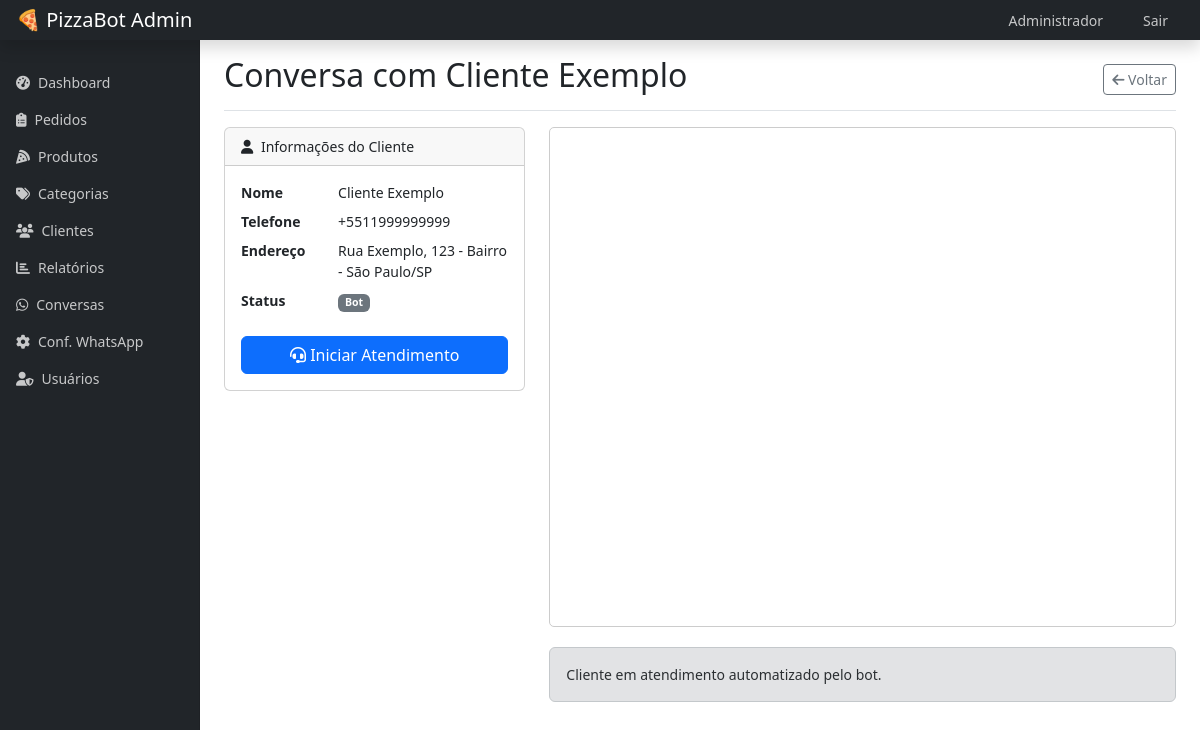
The page /whatsapp/conversation/1 (signed in) on the database its author committed.
### models.py (models this page shows)
class User(db.Model, UserMixin):
    id = db.Column(db.Integer, primary_key=True)
    name = db.Column(db.String(100), nullable=False)
    email = db.Column(db.String(100), unique=True, nullable=False)
    password = db.Column(db.String(200), nullable=False)
    role = db.Column(db.String(20), default='staff')  # admin, staff
    created_at = db.Column(db.DateTime, default=datetime.utcnow)

class Customer(db.Model):
    id = db.Column(db.Integer, primary_key=True)
    phone = db.Column(db.String(20), unique=True, nullable=False)
    name = db.Column(db.String(100), nullable=True)
    address = db.Column(db.Text, nullable=True)
    last_interaction = db.Column(db.DateTime, default=datetime.utcnow)
    conversation_state = db.Column(db.String(50), default='initial')  # initial, menu, ordering, payment, etc.
    current_order_id = db.Column(db.Integer, nullable=True)  # ID do pedido atual em andamento
    temp_data = db.Column(db.Text, nullable=True)  # Dados temporários para a conversa
    human_support = db.Column(db.Boolean, default=False)  # Se está em modo de atendimento humano
    assigned_to = db.Column(db.Integer, db.ForeignKey('user.id'), nullable=True)  # Atendente responsável
    orders = db.relationship('Order', backref='customer', lazy=True)
    assigned_user = db.relationship('User', foreign_keys=[assigned_to], backref='assigned_customers', lazy=True)

### routes/whatsapp.py (the view)
@whatsapp_bp.route('/conversation/<int:id>')
@login_required
def view_conversation(id):
    customer = Customer.query.get_or_404(id)
    messages = WhatsAppMessage.query.filter_by(customer_id=customer.id).order_by(WhatsAppMessage.timestamp).all()
    return render_template('admin/conversation_detail.html',
                          customer=customer,
                          messages=messages)

### app.py (called while the page is built)
@login_manager.user_loader
def load_user(user_id):
    return User.query.get(int(user_id))

### templates/admin/conversation_detail.html (shortened to what this page needs)
{% extends 'admin/base.html' %}
{% block content %}
<div class="d-flex justify-content-between flex-wrap flex-md-nowrap align-items-center pt-3 pb-2 mb-3 border-bottom">
    <h1 class="h2">Conversa com {{ customer.name or customer.phone }}</h1>
    <div class="btn-toolbar mb-2 mb-md-0">
        <a href="{{ url_for('whatsapp_bp.conversations') }}" class="btn btn-sm btn-outline-secondary">
            <i class="fas fa-arrow-left"></i> Voltar
        </a>
    </div>
</div>
<div class="row mb-4">
    <div class="col-md-4 customer-info">
        <div class="card mb-4">
            <div class="card-header">
                <i class="fas fa-user me-1"></i>
                Informações do Cliente
            </div>
            <div class="card-body">
                <dl class="row">
                    <dt class="col-sm-4">Nome</dt>
                    <dd class="col-sm-8">{{ customer.name or 'Não identificado' }}</dd>
                    <dt class="col-sm-4">Telefone</dt>
                    <dd class="col-sm-8">{{ customer.phone }}</dd>
                    <dt class="col-sm-4">Endereço</dt>
                    <dd class="col-sm-8">{{ customer.address or 'Não informado' }}</dd>
                    <dt class="col-sm-4">Status</dt>
                    <dd class="col-sm-8">
                        {% if customer.human_support %}
                            {% if customer.assigned_user %}
                                <span class="badge bg-success">Em atendimento</span>
                            {% else %}
                                <span class="badge bg-danger">Aguardando atendente</span>
                            {% endif %}
                        {% else %}
                            <span class="badge bg-secondary">Bot</span>
                        {% endif %}
                    </dd>
                </dl>
                <div class="d-grid gap-2">
                    {% if not customer.human_support %}
                    <form method="POST" action="{{ url_for('whatsapp_bp.take_conversation', id=customer.id) }}">
                        <button type="submit" class="btn btn-primary btn-block w-100">
                            <i class="fas fa-headset"></i> Iniciar Atendimento
                        </button>
                    </form>
                    {% endif %}
                </div>
            </div>
        </div>
    </div>
    <div class="col-md-8">
        <div class="chat-container" id="chatContainer">
        </div>
        {% if customer.assigned_to == current_user.id %}
        <form action="{{ url_for('whatsapp_bp.reply_to_conversation', id=customer.id) }}" method="POST">
            <div class="mb-3">
                <label for="message" class="form-label">Responder ao Cliente</label>
                <textarea class="form-control" id="message" name="message" rows="3" required></textarea>
            </div>
            <button type="submit" class="btn btn-primary">
                <i class="fab fa-whatsapp"></i> Enviar Mensagem
            </button>
        </form>
        {% else %}
            {% if customer.assigned_user %}
                <div class="alert alert-warning">
                    Esta conversa está sendo atendida por {{ customer.assigned_user.name }}
                </div>
            {% elif customer.human_support %}
                <div class="alert alert-info">
                    Cliente aguardando atendimento. Clique em "Assumir Conversa" para atendê-lo.
                </div>
            {% else %}
                <div class="alert alert-secondary">
                    Cliente em atendimento automatizado pelo bot.
                </div>
            {% endif %}
        {% endif %}
    </div>
</div>
{% endblock %}

### templates/admin/base.html (shortened to what this page needs)
<!DOCTYPE html>
<html lang="pt-BR">
<head>
    <link href="https://cdn.jsdelivr.net/npm/bootstrap@5.3.0-alpha1/dist/css/bootstrap.min.css" rel="stylesheet">
    <link rel="stylesheet" href="https://cdnjs.cloudflare.com/ajax/libs/font-awesome/6.4.0/css/all.min.css">
</head>
<body>
    <nav class="navbar navbar-dark sticky-top bg-dark flex-md-nowrap p-0 shadow">
        <a class="navbar-brand col-md-3 col-lg-2 mr-0 px-3" href="#">🍕 PizzaBot Admin</a>
        <ul class="navbar-nav px-3 d-flex flex-row">
            <li class="nav-item text-nowrap me-2">
                <span class="nav-link">{{ current_user.name }}</span>
            </li>
            <li class="nav-item text-nowrap">
                <a class="nav-link" href="{{ url_for('logout') }}">Sair</a>
            </li>
        </ul>
    </nav>
    <div class="container-fluid">
        <div class="row">
            <nav id="sidebarMenu" class="col-md-3 col-lg-2 d-md-block bg-dark sidebar collapse">
                <div class="sidebar-sticky pt-3">
                    <ul class="nav flex-column">
                        <li class="nav-item">
                            <a class="nav-link {% if request.endpoint == 'admin_bp.dashboard' %}active{% endif %}" href="{{ url_for('admin_bp.dashboard') }}">
                                <i class="fas fa-tachometer-alt me-2"></i>Dashboard
                            </a>
                        </li>
                        <li class="nav-item">
                            <a class="nav-link {% if request.endpoint == 'admin_bp.orders' %}active{% endif %}" href="{{ url_for('admin_bp.orders') }}">
                                <i class="fas fa-clipboard-list me-2"></i>Pedidos
                            </a>
                        </li>
                        <li class="nav-item">
                            <a class="nav-link {% if request.endpoint == 'admin_bp.products' %}active{% endif %}" href="{{ url_for('admin_bp.products') }}">
                                <i class="fas fa-pizza-slice me-2"></i>Produtos
                            </a>
                        </li>
                        <li class="nav-item">
                            <a class="nav-link {% if request.endpoint == 'admin_bp.categories' %}active{% endif %}" href="{{ url_for('admin_bp.categories') }}">
                                <i class="fas fa-tags me-2"></i>Categorias
                            </a>
                        </li>
                        <li class="nav-item">
                            <a class="nav-link {% if request.endpoint == 'admin_bp.customers' %}active{% endif %}" href="{{ url_for('admin_bp.customers') }}">
                                <i class="fas fa-users me-2"></i>Clientes
                            </a>
                        </li>
                        <li class="nav-item">
                            <a class="nav-link {% if request.endpoint == 'admin_bp.reports' %}active{% endif %}" href="{{ url_for('admin_bp.reports') }}">
                                <i class="fas fa-chart-bar me-2"></i>Relatórios
                            </a>
                        </li>
                        <li class="nav-item">
                            <a class="nav-link {% if request.endpoint == 'whatsapp_bp.conversations' %}active{% endif %}" href="{{ url_for('whatsapp_bp.conversations') }}">
                                <i class="fab fa-whatsapp me-2"></i>Conversas
                            </a>
                        </li>
                        <li class="nav-item">
                            <a class="nav-link {% if request.endpoint == 'whatsapp_bp.whatsapp_settings' %}active{% endif %}" href="{{ url_for('whatsapp_bp.whatsapp_settings') }}">
                                <i class="fas fa-cog me-2"></i>Conf. WhatsApp
                            </a>
                        </li>
                        {% if current_user.role == 'admin' %}
                        <li class="nav-item">
                            <a class="nav-link {% if request.endpoint == 'admin_bp.users' %}active{% endif %}" href="{{ url_for('admin_bp.users') }}">
                                <i class="fas fa-user-shield me-2"></i>Usuários
                            </a>
                        </li>
                        {% endif %}
                    </ul>
                </div>
            </nav>
            <main role="main" class="col-md-9 ml-sm-auto col-lg-10 px-md-4 content-wrapper main-content">
                {% block content %}{% endblock %}
            </main>
        </div>
    </div>
</body>
</html>

### templates/admin/base.html (style rules this page uses)
body { font-size: .875rem; }
.sidebar { position: fixed; top: 0; bottom: 0; left: 0; z-index: 100; padding: 48px 0 0; box-shadow: inset -1px 0 0 rgba(0, 0, 0, .1); background-color: #343a40; }
.sidebar-sticky { position: relative; top: 0; height: calc(100vh - 48px); padding-top: .5rem; overflow-x: hidden; overflow-y: auto; }
.nav-link { font-weight: 500; color: rgba(255, 255, 255, .75); padding: 0.5rem 1rem; }
@media (min-width: 768px) { .main-content { margin-left: 16.666667%; } }
@media (min-width: 768px) { .sidebar { width: 16.666667%; } }

### templates/admin/conversation_detail.html (style rules this page uses)
.chat-container { height: 500px; overflow-y: auto; border: 1px solid #ccc; border-radius: 5px; padding: 15px; margin-bottom: 20px; }

### rows shown on the page
User: name "Administrador"
Customer: name "Cliente Exemplo", phone "+5511999999999", address "Rua Exemplo, 123 - Bairro - São Paulo/SP"
